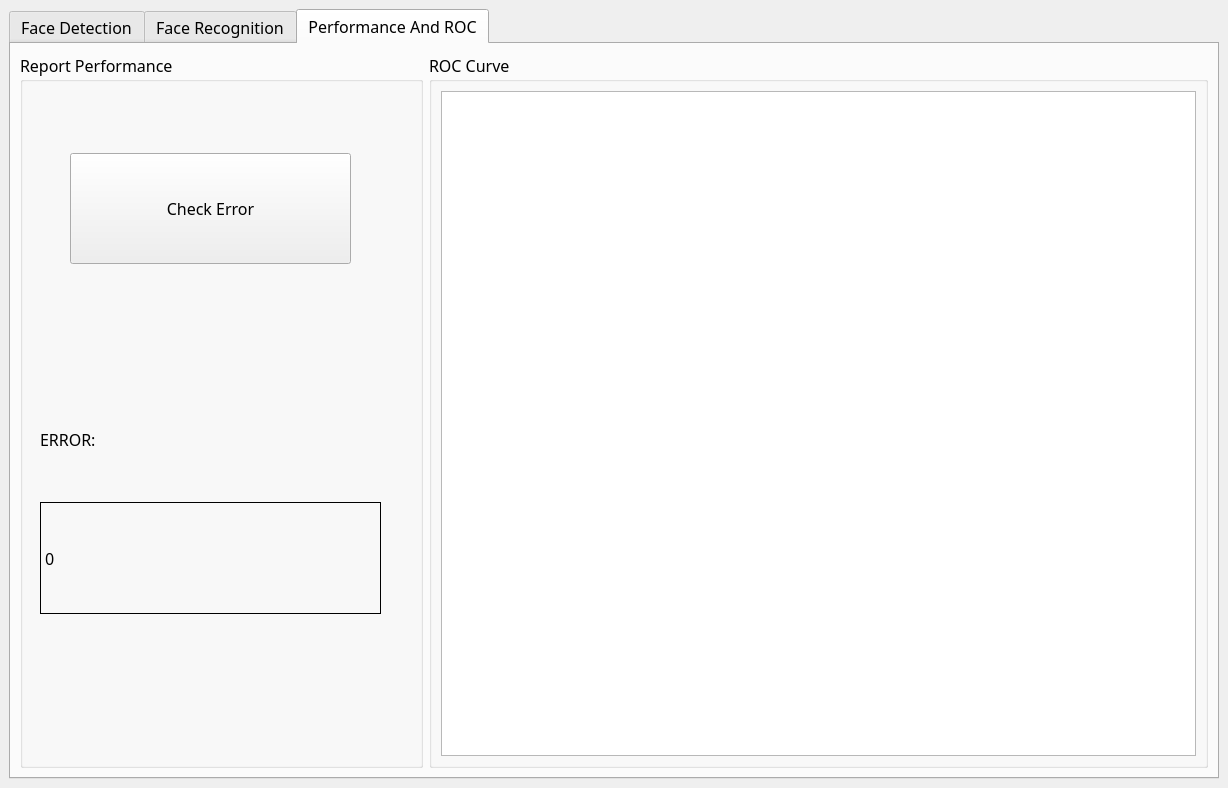
<?xml version="1.0" encoding="UTF-8"?>
<ui version="4.0">
 <class>MainWindow</class>
 <widget class="QMainWindow" name="MainWindow">
  <property name="geometry">
   <rect>
    <x>0</x>
    <y>0</y>
    <width>1228</width>
    <height>788</height>
   </rect>
  </property>
  <property name="font">
   <font>
    <family>Myanmar Text</family>
    <pointsize>12</pointsize>
   </font>
  </property>
  <property name="windowTitle">
   <string>MainWindow</string>
  </property>
  <widget class="QWidget" name="centralwidget">
   <layout class="QGridLayout" name="gridLayout_2">
    <item row="0" column="0">
     <widget class="QTabWidget" name="tabWidget">
      <property name="currentIndex">
       <number>2</number>
      </property>
      <widget class="QWidget" name="detection">
       <attribute name="title">
        <string>Face Detection</string>
       </attribute>
       <layout class="QGridLayout" name="gridLayout_5">
        <item row="0" column="0">
         <layout class="QHBoxLayout" name="horizontalLayout_10">
          <item>
           <layout class="QVBoxLayout" name="verticalLayout_3">
            <item>
             <widget class="QPushButton" name="loadTab1">
              <property name="sizePolicy">
               <sizepolicy hsizetype="Fixed" vsizetype="Fixed">
                <horstretch>0</horstretch>
                <verstretch>0</verstretch>
               </sizepolicy>
              </property>
              <property name="minimumSize">
               <size>
                <width>171</width>
                <height>131</height>
               </size>
              </property>
              <property name="maximumSize">
               <size>
                <width>171</width>
                <height>131</height>
               </size>
              </property>
              <property name="text">
               <string>Load Image</string>
              </property>
             </widget>
            </item>
            <item>
             <widget class="QPushButton" name="faceDetection">
              <property name="sizePolicy">
               <sizepolicy hsizetype="Fixed" vsizetype="Fixed">
                <horstretch>0</horstretch>
                <verstretch>0</verstretch>
               </sizepolicy>
              </property>
              <property name="minimumSize">
               <size>
                <width>171</width>
                <height>131</height>
               </size>
              </property>
              <property name="maximumSize">
               <size>
                <width>171</width>
                <height>131</height>
               </size>
              </property>
              <property name="text">
               <string>Face Detection</string>
              </property>
             </widget>
            </item>
           </layout>
          </item>
          <item>
           <layout class="QHBoxLayout" name="horizontalLayout_9">
            <item>
             <widget class="QLabel" name="inputTab1">
              <property name="frameShape">
               <enum>QFrame::Box</enum>
              </property>
              <property name="text">
               <string>Input Image</string>
              </property>
             </widget>
            </item>
            <item>
             <widget class="QLabel" name="outputTab1">
              <property name="frameShape">
               <enum>QFrame::Box</enum>
              </property>
              <property name="text">
               <string>Output Image</string>
              </property>
             </widget>
            </item>
           </layout>
          </item>
         </layout>
        </item>
       </layout>
      </widget>
      <widget class="QWidget" name="recognition_2">
       <attribute name="title">
        <string>Face Recognition</string>
       </attribute>
       <layout class="QGridLayout" name="gridLayout_4">
        <item row="0" column="0">
         <widget class="QGroupBox" name="training">
          <property name="sizePolicy">
           <sizepolicy hsizetype="Fixed" vsizetype="Preferred">
            <horstretch>0</horstretch>
            <verstretch>0</verstretch>
           </sizepolicy>
          </property>
          <property name="minimumSize">
           <size>
            <width>350</width>
            <height>0</height>
           </size>
          </property>
          <property name="maximumSize">
           <size>
            <width>351</width>
            <height>16777215</height>
           </size>
          </property>
          <property name="font">
           <font>
            <family>Myanmar Text</family>
            <pointsize>12</pointsize>
           </font>
          </property>
          <property name="title">
           <string>Training</string>
          </property>
          <layout class="QGridLayout" name="gridLayout">
           <item row="0" column="0">
            <widget class="QPushButton" name="loadTraing">
             <property name="sizePolicy">
              <sizepolicy hsizetype="Minimum" vsizetype="Fixed">
               <horstretch>0</horstretch>
               <verstretch>0</verstretch>
              </sizepolicy>
             </property>
             <property name="minimumSize">
              <size>
               <width>0</width>
               <height>0</height>
              </size>
             </property>
             <property name="maximumSize">
              <size>
               <width>16777215</width>
               <height>16777215</height>
              </size>
             </property>
             <property name="text">
              <string>Load Training Database</string>
             </property>
            </widget>
           </item>
           <item row="1" column="0">
            <layout class="QHBoxLayout" name="horizontalLayout">
             <item>
              <widget class="QLabel" name="label">
               <property name="minimumSize">
                <size>
                 <width>100</width>
                 <height>40</height>
                </size>
               </property>
               <property name="maximumSize">
                <size>
                 <width>100</width>
                 <height>40</height>
                </size>
               </property>
               <property name="text">
                <string>DB Name:</string>
               </property>
              </widget>
             </item>
             <item>
              <widget class="QLabel" name="dbName">
               <property name="minimumSize">
                <size>
                 <width>100</width>
                 <height>40</height>
                </size>
               </property>
               <property name="maximumSize">
                <size>
                 <width>100</width>
                 <height>40</height>
                </size>
               </property>
               <property name="text">
                <string/>
               </property>
              </widget>
             </item>
            </layout>
           </item>
           <item row="2" column="0">
            <layout class="QHBoxLayout" name="horizontalLayout_2">
             <item>
              <widget class="QLabel" name="label_5">
               <property name="minimumSize">
                <size>
                 <width>100</width>
                 <height>40</height>
                </size>
               </property>
               <property name="maximumSize">
                <size>
                 <width>100</width>
                 <height>40</height>
                </size>
               </property>
               <property name="text">
                <string>#Images:</string>
               </property>
              </widget>
             </item>
             <item>
              <widget class="QLabel" name="noImages">
               <property name="minimumSize">
                <size>
                 <width>100</width>
                 <height>40</height>
                </size>
               </property>
               <property name="maximumSize">
                <size>
                 <width>100</width>
                 <height>40</height>
                </size>
               </property>
               <property name="text">
                <string>0</string>
               </property>
              </widget>
             </item>
            </layout>
           </item>
           <item row="3" column="0">
            <layout class="QHBoxLayout" name="horizontalLayout_3">
             <item>
              <widget class="QLabel" name="label_3">
               <property name="minimumSize">
                <size>
                 <width>100</width>
                 <height>40</height>
                </size>
               </property>
               <property name="maximumSize">
                <size>
                 <width>100</width>
                 <height>40</height>
                </size>
               </property>
               <property name="text">
                <string>#Persons:</string>
               </property>
              </widget>
             </item>
             <item>
              <widget class="QLabel" name="noPersons">
               <property name="minimumSize">
                <size>
                 <width>100</width>
                 <height>40</height>
                </size>
               </property>
               <property name="maximumSize">
                <size>
                 <width>100</width>
                 <height>40</height>
                </size>
               </property>
               <property name="text">
                <string>0</string>
               </property>
              </widget>
             </item>
            </layout>
           </item>
           <item row="4" column="0">
            <widget class="QPushButton" name="makeEigenfaces">
             <property name="text">
              <string>Make Eigenfaces</string>
             </property>
            </widget>
           </item>
           <item row="5" column="0">
            <layout class="QHBoxLayout" name="horizontalLayout_4">
             <item>
              <widget class="QLabel" name="label_17">
               <property name="minimumSize">
                <size>
                 <width>150</width>
                 <height>40</height>
                </size>
               </property>
               <property name="maximumSize">
                <size>
                 <width>150</width>
                 <height>40</height>
                </size>
               </property>
               <property name="text">
                <string>Explained Var:</string>
               </property>
              </widget>
             </item>
             <item>
              <widget class="QSpinBox" name="explainedVar">
               <property name="minimumSize">
                <size>
                 <width>100</width>
                 <height>40</height>
                </size>
               </property>
               <property name="maximumSize">
                <size>
                 <width>100</width>
                 <height>40</height>
                </size>
               </property>
              </widget>
             </item>
            </layout>
           </item>
           <item row="6" column="0">
            <layout class="QHBoxLayout" name="horizontalLayout_5">
             <item>
              <widget class="QLabel" name="label_16">
               <property name="minimumSize">
                <size>
                 <width>200</width>
                 <height>40</height>
                </size>
               </property>
               <property name="maximumSize">
                <size>
                 <width>200</width>
                 <height>40</height>
                </size>
               </property>
               <property name="frameShape">
                <enum>QFrame::NoFrame</enum>
               </property>
               <property name="text">
                <string>Selected Eigenfaces:</string>
               </property>
              </widget>
             </item>
             <item>
              <widget class="QLabel" name="selectedEigenfaces">
               <property name="minimumSize">
                <size>
                 <width>100</width>
                 <height>40</height>
                </size>
               </property>
               <property name="maximumSize">
                <size>
                 <width>100</width>
                 <height>40</height>
                </size>
               </property>
               <property name="text">
                <string>0</string>
               </property>
              </widget>
             </item>
            </layout>
           </item>
          </layout>
         </widget>
        </item>
        <item row="0" column="1">
         <widget class="QGroupBox" name="recognition">
          <property name="title">
           <string>Recognition</string>
          </property>
          <layout class="QGridLayout" name="gridLayout_3">
           <item row="0" column="0">
            <layout class="QHBoxLayout" name="horizontalLayout_6">
             <item>
              <layout class="QVBoxLayout" name="verticalLayout_5">
               <item>
                <widget class="QPushButton" name="loadTest">
                 <property name="text">
                  <string>Load Test Database</string>
                 </property>
                </widget>
               </item>
               <item>
                <layout class="QVBoxLayout" name="verticalLayout">
                 <item>
                  <widget class="QLabel" name="label_6">
                   <property name="sizePolicy">
                    <sizepolicy hsizetype="Preferred" vsizetype="Fixed">
                     <horstretch>0</horstretch>
                     <verstretch>0</verstretch>
                    </sizepolicy>
                   </property>
                   <property name="text">
                    <string>Match Threshold:</string>
                   </property>
                  </widget>
                 </item>
                 <item>
                  <widget class="QLabel" name="thresholdText">
                   <property name="sizePolicy">
                    <sizepolicy hsizetype="Preferred" vsizetype="Fixed">
                     <horstretch>0</horstretch>
                     <verstretch>0</verstretch>
                    </sizepolicy>
                   </property>
                   <property name="minimumSize">
                    <size>
                     <width>0</width>
                     <height>101</height>
                    </size>
                   </property>
                   <property name="maximumSize">
                    <size>
                     <width>16777215</width>
                     <height>101</height>
                    </size>
                   </property>
                   <property name="frameShape">
                    <enum>QFrame::Box</enum>
                   </property>
                   <property name="text">
                    <string>0</string>
                   </property>
                  </widget>
                 </item>
                 <item>
                  <widget class="QLabel" name="label_11">
                   <property name="sizePolicy">
                    <sizepolicy hsizetype="Preferred" vsizetype="Fixed">
                     <horstretch>0</horstretch>
                     <verstretch>0</verstretch>
                    </sizepolicy>
                   </property>
                   <property name="text">
                    <string>Matching Parameters</string>
                   </property>
                  </widget>
                 </item>
                 <item>
                  <widget class="QLabel" name="parameters">
                   <property name="sizePolicy">
                    <sizepolicy hsizetype="Preferred" vsizetype="Fixed">
                     <horstretch>0</horstretch>
                     <verstretch>0</verstretch>
                    </sizepolicy>
                   </property>
                   <property name="minimumSize">
                    <size>
                     <width>0</width>
                     <height>101</height>
                    </size>
                   </property>
                   <property name="maximumSize">
                    <size>
                     <width>16777215</width>
                     <height>101</height>
                    </size>
                   </property>
                   <property name="frameShape">
                    <enum>QFrame::Box</enum>
                   </property>
                   <property name="text">
                    <string>0</string>
                   </property>
                  </widget>
                 </item>
                </layout>
               </item>
               <item>
                <widget class="QPushButton" name="match">
                 <property name="text">
                  <string>Match</string>
                 </property>
                </widget>
               </item>
              </layout>
             </item>
             <item>
              <layout class="QVBoxLayout" name="verticalLayout_4">
               <item>
                <layout class="QHBoxLayout" name="horizontalLayout_7">
                 <item>
                  <widget class="QLabel" name="testImage">
                   <property name="frameShape">
                    <enum>QFrame::Box</enum>
                   </property>
                   <property name="text">
                    <string/>
                   </property>
                  </widget>
                 </item>
                 <item>
                  <widget class="QLabel" name="bestMatch">
                   <property name="frameShape">
                    <enum>QFrame::Box</enum>
                   </property>
                   <property name="text">
                    <string/>
                   </property>
                  </widget>
                 </item>
                </layout>
               </item>
               <item>
                <layout class="QHBoxLayout" name="horizontalLayout_11">
                 <item>
                  <widget class="QLabel" name="label_2">
                   <property name="minimumSize">
                    <size>
                     <width>111</width>
                     <height>51</height>
                    </size>
                   </property>
                   <property name="text">
                    <string>Test Image</string>
                   </property>
                  </widget>
                 </item>
                 <item>
                  <widget class="QLabel" name="label_4">
                   <property name="minimumSize">
                    <size>
                     <width>111</width>
                     <height>51</height>
                    </size>
                   </property>
                   <property name="maximumSize">
                    <size>
                     <width>111</width>
                     <height>51</height>
                    </size>
                   </property>
                   <property name="text">
                    <string>Best Match</string>
                   </property>
                  </widget>
                 </item>
                </layout>
               </item>
               <item>
                <layout class="QVBoxLayout" name="verticalLayout_2">
                 <item>
                  <widget class="QLabel" name="tesImageText">
                   <property name="minimumSize">
                    <size>
                     <width>200</width>
                     <height>51</height>
                    </size>
                   </property>
                   <property name="maximumSize">
                    <size>
                     <width>200</width>
                     <height>51</height>
                    </size>
                   </property>
                   <property name="text">
                    <string>Test Image 1/20</string>
                   </property>
                  </widget>
                 </item>
                 <item>
                  <widget class="QSlider" name="slider">
                   <property name="pageStep">
                    <number>1</number>
                   </property>
                   <property name="orientation">
                    <enum>Qt::Horizontal</enum>
                   </property>
                  </widget>
                 </item>
                </layout>
               </item>
              </layout>
             </item>
            </layout>
           </item>
          </layout>
         </widget>
        </item>
       </layout>
      </widget>
      <widget class="QWidget" name="report">
       <attribute name="title">
        <string>Performance And ROC</string>
       </attribute>
       <layout class="QGridLayout" name="gridLayout_6">
        <item row="0" column="1">
         <widget class="QGroupBox" name="groupBox_2">
          <property name="title">
           <string>ROC Curve</string>
          </property>
          <layout class="QGridLayout" name="gridLayout_7">
           <item row="0" column="1">
            <widget class="PlotWidget" name="rocCurve"/>
           </item>
          </layout>
         </widget>
        </item>
        <item row="0" column="0">
         <widget class="QGroupBox" name="groupBox">
          <property name="sizePolicy">
           <sizepolicy hsizetype="Fixed" vsizetype="Preferred">
            <horstretch>0</horstretch>
            <verstretch>0</verstretch>
           </sizepolicy>
          </property>
          <property name="minimumSize">
           <size>
            <width>403</width>
            <height>0</height>
           </size>
          </property>
          <property name="maximumSize">
           <size>
            <width>403</width>
            <height>16777215</height>
           </size>
          </property>
          <property name="title">
           <string>Report Performance </string>
          </property>
          <widget class="QPushButton" name="checkError">
           <property name="geometry">
            <rect>
             <x>50</x>
             <y>100</y>
             <width>281</width>
             <height>111</height>
            </rect>
           </property>
           <property name="text">
            <string>Check Error</string>
           </property>
          </widget>
          <widget class="QWidget" name="">
           <property name="geometry">
            <rect>
             <x>20</x>
             <y>330</y>
             <width>341</width>
             <height>231</height>
            </rect>
           </property>
           <layout class="QVBoxLayout" name="verticalLayout_6">
            <item>
             <widget class="QLabel" name="label_7">
              <property name="text">
               <string>ERROR:</string>
              </property>
             </widget>
            </item>
            <item>
             <widget class="QLabel" name="errorText">
              <property name="frameShape">
               <enum>QFrame::Box</enum>
              </property>
              <property name="text">
               <string>0</string>
              </property>
             </widget>
            </item>
           </layout>
          </widget>
         </widget>
        </item>
       </layout>
      </widget>
     </widget>
    </item>
   </layout>
  </widget>
  <widget class="QMenuBar" name="menubar">
   <property name="geometry">
    <rect>
     <x>0</x>
     <y>0</y>
     <width>1228</width>
     <height>26</height>
    </rect>
   </property>
  </widget>
 </widget>
 <customwidgets>
  <customwidget>
   <class>PlotWidget</class>
   <extends>QGraphicsView</extends>
   <header>plotwidget.h</header>
  </customwidget>
 </customwidgets>
 <resources/>
 <connections/>
</ui>
